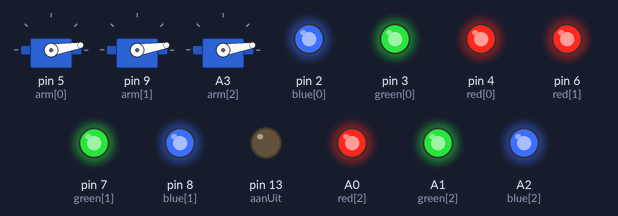
Bench run of a sketch on a simulated Arduino Uno, built with avr-gcc and run on an emulated ATmega328P. Parts: 3 × servo, output pins drawn as LEDs (lit = HIGH).

Above: at 2.8 s.
At 5.71 s:
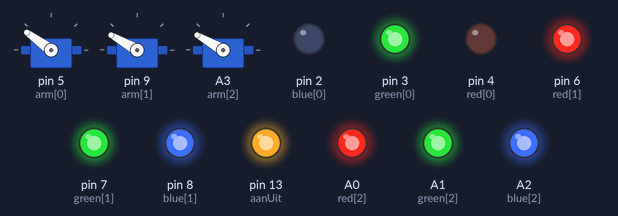
At 11.32 s:
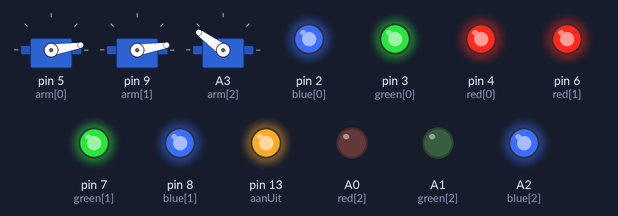
At 19.65 s:
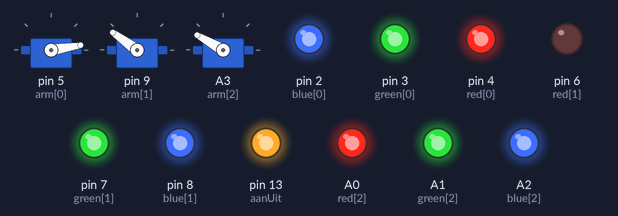
At 27.98 s:
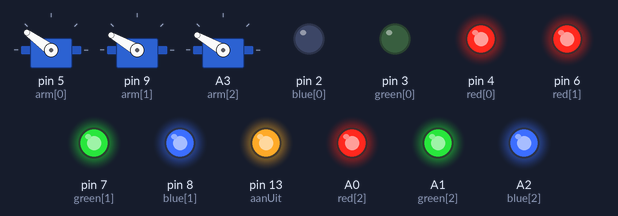
At 36.2 s:
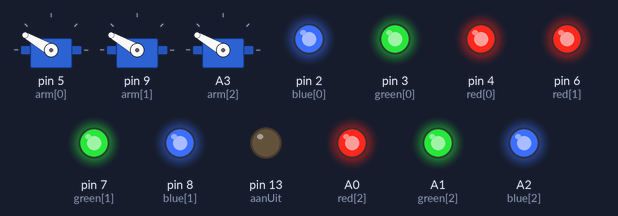
Timing chart, 0 to 40.0 s (numbered marks = the images above):
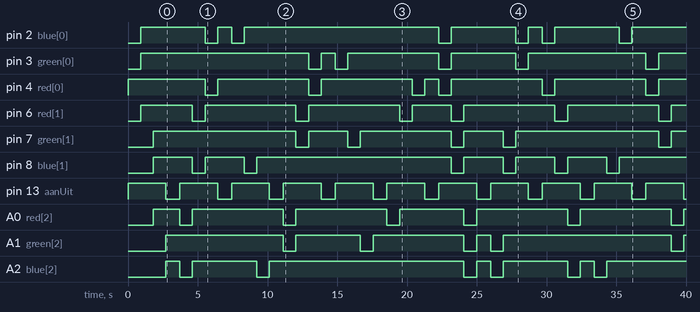

Measured:
- by itself, pin 2 (blue[0]): LOW → HIGH at 0.90 s, → LOW 4.6 s later, → HIGH 0.90 s later, → LOW 1.0 s later, … (13 changes in this stretch)
- by itself, pin 3 (green[0]): LOW → HIGH at 0.90 s, → LOW 12.0 s later, → HIGH 0.90 s later, → LOW 1.0 s later, … (11 changes in this stretch)
- by itself, pin 4 (red[0]): LOW → HIGH at 0.00 s, → LOW 5.5 s later, → HIGH 0.90 s later, → LOW 6.5 s later, … (13 changes in this stretch)
- by itself, pin 6 (red[1]): LOW → HIGH at 0.90 s, → LOW 3.7 s later, → HIGH 0.90 s later, → LOW 6.5 s later, … (13 changes in this stretch)
- by itself, pin 7 (green[1]): LOW → HIGH at 1.8 s, → LOW 10.2 s later, → HIGH 0.90 s later, → LOW 2.8 s later, … (11 changes in this stretch)
- by itself, pin 8 (blue[1]): LOW → HIGH at 1.8 s, → LOW 2.8 s later, → HIGH 0.90 s later, → LOW 2.8 s later, … (13 changes in this stretch)
- by itself, pin 13 (aanUit): alternates HIGH for 2.7 s and LOW for 1.0 s
- by itself, A0 (red[2]): LOW → HIGH at 1.8 s, → LOW 1.9 s later, → HIGH 0.90 s later, → LOW 6.5 s later, … (13 changes in this stretch)

The sketch:

3zwieparmen3.ino
```cpp
#include <Servo.h>

Servo servo[3];
const int arm[] = {5,9,A3};

const int red[] = {4,6,A0};
const int green[] = {3,7,A1};
const int blue[] = {2,8,A2};

const int aanUit = 13;

const int rood = 6;
const int geel = 4;
const int groen = 5;
const int cyaan = 1;
const int blauw = 3;
const int paars = 2;
const int wit = 0;
const int sweeptime = 900;

int kleur =0;
int hoek =0;
int hoekDelta = 180;


void setup() {
  // put your setup code here, to run once:
 // arm1.attach(3);
 for(int i=0; i<3; i++){
    pinMode(red[i], OUTPUT);
    pinMode(green[i], OUTPUT);
    pinMode(blue[i],OUTPUT);
 }
 pinMode(aanUit, OUTPUT);
}

void loop() {
  // put your main code here, to run repeatedly:
  kleur++;
  hoek+=hoekDelta;
  if (hoek>150 || hoek<30)
  {
    hoekDelta = -hoekDelta;
  }
  if (kleur > 6 ) {
    kleur = 0;

    }

  digitalWrite(aanUit, HIGH);
  if (hoek>30){
    for (int i =0; i<3; i++){
      aan(i, kleur);
      sweep(i, 0,10, sweeptime);
      uit(i);
    }
  }
  else
  {
    for (int i=2; i>=0; i--){
      aan(i, kleur);
      sweep(i, 180,0, sweeptime);
      uit(i);
    }
  }
  digitalWrite(aanUit, LOW);
  delay(1000);
}

void sweep(int armIndex, int start, int end, int time){
  servo[armIndex].attach(arm[armIndex]);
  bool richting = start>end;
  servo[armIndex].write(start) ;
  int delta = end - start;
  int t =0;
  while (t < time){
    int hoek = (delta * t) / time + start;
    servo[armIndex].write(hoek);
    delay(20);
    t +=20;
  }
  servo[armIndex].detach();
}


void uit(int i){
  digitalWrite(red[i], HIGH);
  digitalWrite(green[i], HIGH);
  digitalWrite(blue[i], HIGH);
}

void aan(int i, int kleur){
  digitalWrite(red[i], (kleur & 1)==1?HIGH:LOW);
  digitalWrite(green[i], (kleur & 2)==2?HIGH:LOW);
  digitalWrite(blue[i], (kleur & 4)==4?HIGH:LOW);
}
```
